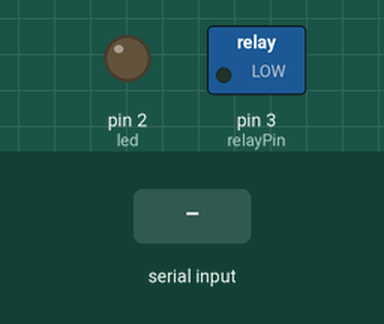
The sketch below on a simulated Arduino Uno, built with avr-gcc and run on an emulated ATmega328P. Shown: switched loads named in the sketch (green lamp = pin HIGH), output pins drawn as LEDs (lit = HIGH). The test bench sets the inputs (shaded band).

Above: at 1.2 s.
1.3 s: "A" received over Serial
At 2.1 s:
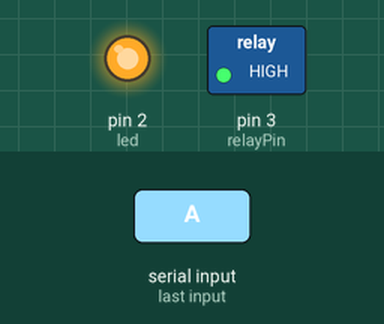
2.8 s: "a" received over Serial
At 3.2 s:
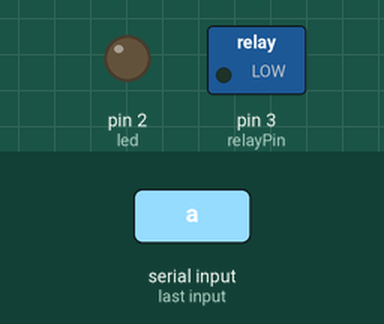
Timing chart, 0 to 5.8 s (numbered marks = the images above; inputs shaded):
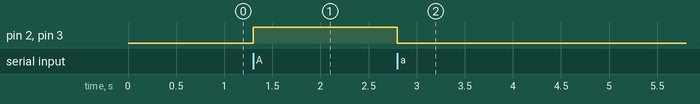

Measured:
- after the input at 1.3 s, pin 2 (led), pin 3 (relayPin): LOW → HIGH at once
- after the input at 2.8 s, pin 2 (led), pin 3 (relayPin): HIGH → LOW at once

The sketch:

SlaveCodeRelay.ino
```cpp
#include <SoftwareSerial.h>
#include <math.h>
#include<Wire.h>

#define led 2
#define relayPin 3

void setup()
{
  // put your setup code here, to run once:
  Serial.begin(9600);
  pinMode(led, OUTPUT);
  pinMode(relayPin, OUTPUT);
}

void loop()
{
  // put your main code here, to run repeatedly:
  if(Serial.available())
  {
    char val = Serial.read();
    if(val == 'A')
    {
      digitalWrite(led, HIGH);
      digitalWrite(relayPin, HIGH);
    }
    else if(val == 'a')
    {
      digitalWrite(led, LOW);
      digitalWrite(relayPin, LOW);
    }
  }
}
```
